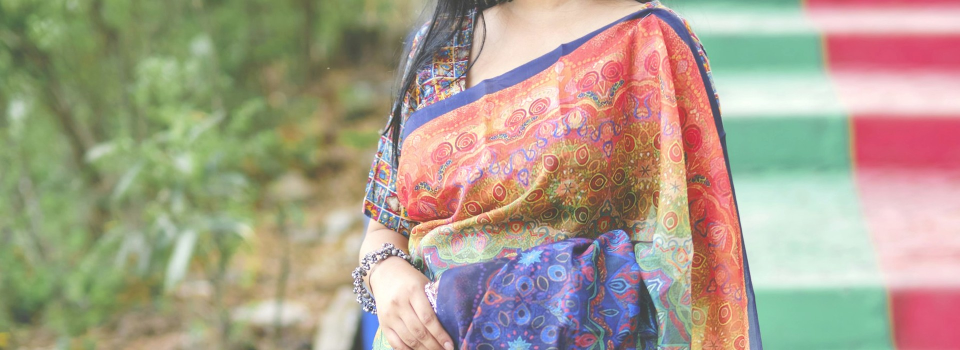
#> input picture assets/img/banner-about.jpg, 1920 x 700 px (shown at 1/2 size)
$ python -i build_saree_site.py   (imports and definitions only)
#> lines starting #> are read from the running program, lines starting #| are printed output that depends on the picture
### scripts/saree_catalog.py
# Curated saree-only catalog — all images from https://unsplash.com
UNSPLASH = "https://images.unsplash.com/photo-{id}?w=1600&q=85&auto=format&fit=crop"


def u(photo_id: str, crop: str = "") -> str:
    url = UNSPLASH.format(id=photo_id)
    return f"{url}&crop={crop}" if crop else url


SAREE_CATALOG = [
    {
        "id": 1,
        "name": "Kanjivaram Silk Saree",
        "url": u("1717835943315-b818e90cb2a1", "center"),
        "file": "product-item_1.jpg",
    },
    {
        "id": 2,
        "name": "Banarasi Silk Saree",
        "url": u("1742677143629-b9784beab2e1", "top"),
        "file": "product-item_2.jpg",
    },
    {
        "id": 3,
        "name": "Cotton Handloom Saree",
        "url": u("1706685481823-b8f1a1c11fca", "top"),
        "file": "product-item_3.jpg",
    },
    {
        "id": 4,
        "name": "Designer Party Saree",
        "url": u("1692992193981-d3d92fabd9cb", "top"),
        "file": "product-item_4.jpg",
    },
    {
        "id": 5,
        "name": "Bridal Silk Saree",
        "url": u("1774437792342-20a785ba0694", "center"),
        "file": "product-item_5.jpg",
    },
    {
        "id": 6,
        "name": "Paithani Silk Saree",
        "url": u("1756483492198-8ca91227489b", "top"),
        "file": "product-item_6.jpg",
    },
    {
        "id": 7,
        "name": "Chanderi Cotton Saree",
        "url": u("1684961415565-80383f48c0c2", "top"),
        "file": "product-item_7.jpg",
    },
    {
        "id": 8,
        "name": "Bandhani Festive Saree",
        "url": u("1678705730064-a7ecbab4b3fb", "center"),
        "file": "product-item_8.jpg",
    },
    {
        "id": 9,
        "name": "Mysore Silk Saree",
        "url": u("1758985402638-6028bae83b98", "center"),
        "file": "product-item_9.jpg",
    },
    {
        "id": 10,
        "name": "Georgette Party Saree",
        "url": u("1771507056578-f9675a2a8f8a", "top"),
        "file": "product-item_10.jpg",
    },
    {
        "id": 11,
        "name": "Tussar Silk Saree",
        "url": u("1749317776467-6dcf2bfbd26b", "center"),
        "file": "product-item_11.jpg",
    },
    {
        "id": 12,
        "name": "Patola Silk Saree",
        "url": u("1769275061356-a038b498c4a7", "center"),
        "file": "product-item_12.jpg",
    },
]

HERO_SLIDES = [
    {
        "file": "first-screen-image.jpg",
        "catalog_file": "product-item_10.jpg",
        "name": "Georgette Party Saree",
    },
    {
        "file": "deal-of-the-week-inner.jpg",
        "catalog_file": "product-item_5.jpg",
        "name": "Bridal Silk Saree",
    },
    {
        "file": "slider-banner.jpg",
        "catalog_file": "product-item_12.jpg",
        "name": "Patola Silk Saree",
    },
]

DEAL_OF_WEEK = {
    "file": "deal-of-the-week.jpg",
    # Outdoor smile + light sky — matches Mollee deal layout for readable left-side text
    "url": u("1761125135252-e7eb993e0145", "top"),
    "name": "Festive Silk Saree",
}

# Dark moody images for season-sale blocks (black card + white text layout)
SEASON_SALE = {
    "collections-image_2.jpg": {
        "url": u("1742038106824-ae078f37b633", "center"),
        "name": "Evening Green Saree",
        "size": (600, 760),
        "anchor": "center",
    },
    "sale-image_1.jpg": {
        "url": u("1756483492198-8ca91227489b", "center"),
        "name": "Paithani Silk Saree",
        "size": (1200, 760),
        "anchor": "center",
    },
    "sale-image_2.jpg": {
        "url": u("1774437792342-20a785ba0694", "center"),
        "name": "Bridal Silk Saree",
        "size": (1200, 760),
        "anchor": "center",
    },
    "sale-image_3.jpg": {
        "url": u("1524504388940-b1c1722653e1", "center"),
        "name": "Classic Silk Saree",
        "size": (1200, 760),
        "anchor": "center",
    },
}

# Page banners cropped to show saree fabric, not face close-ups
PAGE_BANNERS = {
    "banner-about.jpg": {
        "url": u("1717835943315-b818e90cb2a1", "center"),
        "name": "Kanjivaram Silk Saree",
        "anchor": "saree",
    },
    "banner-contacts.jpg": {
        "url": u("1572470176170-98fa8abcb741", "center"),
        "name": "Silk Saree Drape",
        "anchor": "saree",
    },
    "banner-blog.jpg": {
        "url": u("1692992193981-d3d92fabd9cb", "center"),
        "name": "Designer Party Saree",
        "anchor": "saree",
    },
}

BANNER_SOURCES = [
    u("1742677143629-b9784beab2e1", "top"),
    u("1771507056578-f9675a2a8f8a", "top"),
    u("1769275061356-a038b498c4a7", "center"),
    u("1758985402638-6028bae83b98", "center"),
    u("1692992193981-d3d92fabd9cb", "top"),
    u("1749317776467-6dcf2bfbd26b", "center"),
]

SAREE_NAMES = [item["name"] for item in SAREE_CATALOG]

### scripts/build_saree_site.py
import re
import urllib.request
from pathlib import Path
from PIL import Image, ImageEnhance

from saree_catalog import BANNER_SOURCES, DEAL_OF_WEEK, HERO_SLIDES, PAGE_BANNERS, SAREE_CATALOG, SEASON_SALE

ROOT = Path(__file__).resolve().parents[1]
IMG = ROOT / "assets/img"
EXAMPLES = IMG / "examples"
POOL = IMG / "_pool"

PRODUCT_SIZE = (600, 800)
PRODUCT_DETAIL_SIZE = (900, 1100)
DEAL_SIZE = (1040, 800)
BANNER_SIZE = (1600, 620)
HERO_SIZE = (1040, 800)
COLLECTION_SIZE = (600, 760)
POST_SIZE = (900, 600)

NON_SAREE_PHRASES = [
    "Warm casual sweater",
    "Style Handbag",
    "MuRa@23 - silk saree",
    "MuRa@23 - catton shirt",
    "MuRa@23 - cotton shirt",
    "knitted sweater",
    "How to choose a dress for a special occasion?",
    "How to choose a dress for&nbsp;a special occasion?",
    "Women's fashion: how not to dress in 2020",
    "How to dress to be on a good account at work?",
    "How to dress fashionably with only a limited amount?",
    "How to dress for women with children working from home?",
    "How to dress so as not to look fat?",
    "How to choose the perfect dress for&nbsp;a special occasion?",
]

SAREE_BLOG_TITLES = [
    "How to choose a saree for a special occasion?",
    "How to style your saree for festivals in 2026",
    "Women's fashion: elegant saree draping tips",
    "Best saree fabrics for every season",
    "How to pick the perfect bridal saree",
    "Saree care tips for silk and cotton weaves",
    "How to drape a saree for office wear",
]


def download(url: str, dest: Path) -> Image.Image:
    dest.parent.mkdir(parents=True, exist_ok=True)
    req = urllib.request.Request(url, headers={"User-Agent": "Mozilla/5.0"})
    with urllib.request.urlopen(req, timeout=30) as resp:
        dest.write_bytes(resp.read())
    im = Image.open(dest).convert("RGB")
    if im.width < 400 or im.height < 400:
        raise ValueError(f"Image too small: {url}")
    return im


# [29 lines left out: functions brighten, darken, cover_crop, not called in this run]


def save_jpg(im: Image.Image, path: Path, quality: int = 82) -> None:
    path.parent.mkdir(parents=True, exist_ok=True)
    im.save(path, "JPEG", quality=quality, optimize=True, progressive=True)


# [37 lines left out: functions build_product_images, build_hero_slides, build_season_sale_images, build_page_banners, not called in this run]


def build_deal_image(catalog_images: dict[str, Image.Image]) -> None:
    meta = DEAL_OF_WEEK
    if meta.get("url"):
        pool = POOL / f"deal_{meta['file']}"
        source = download(meta["url"], pool)
    else:
        source = Image.open(POOL / meta["catalog_file"]).convert("RGB")
    # Keep the light sky/background on the left for deal text; saree on the right
    im = brighten(cover_crop(source, DEAL_SIZE, anchor="left"), 1.06)
    save_jpg(im, IMG / meta["file"])
    print(f"deal {meta['file']} -> {meta['name']}")


# [143 lines left out: functions build_banners, build_supporting_images, sync_product_names, sync_hero_slides, main, not called in this run]


# [2 lines not run here, left out]

>>> import cv2
>>> picture = cv2.imread('../assets/img/banner-about.jpg', cv2.IMREAD_GRAYSCALE)
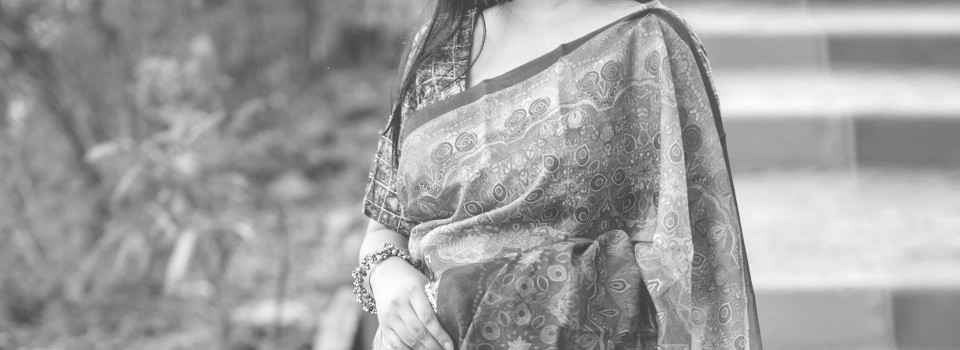
#> picture: shape (700, 1920) (shown at 1/2 size); min 44, max 255, mean 160
#> (the run stopped early here; a loop or call above may not have finished)
